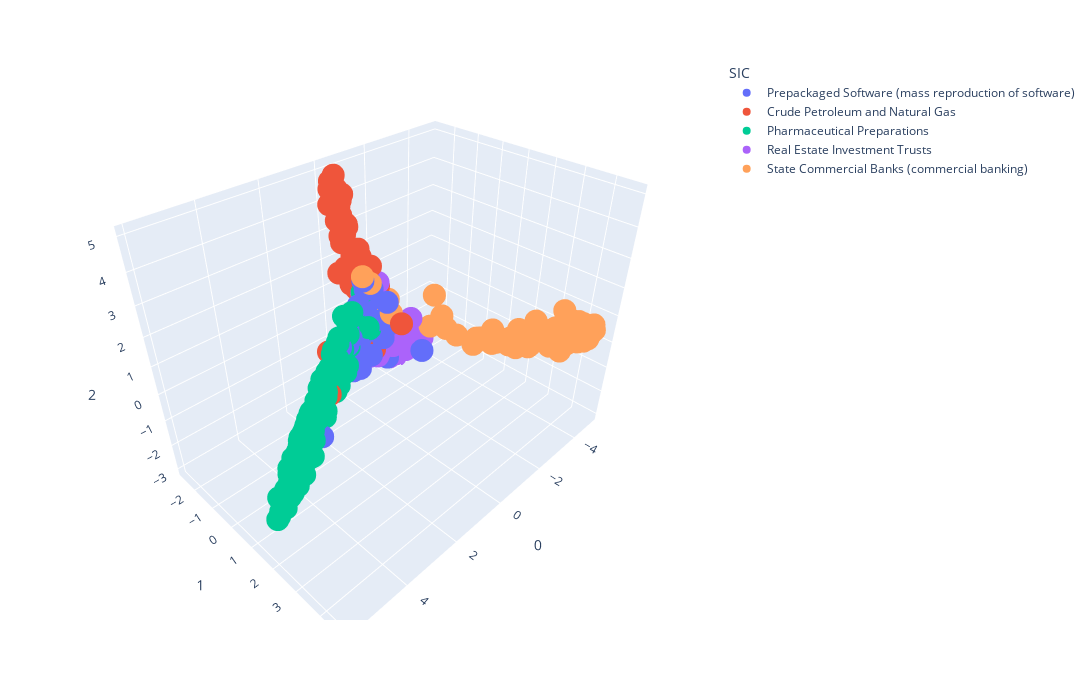

Write notebook code for a chart like this one.
### Code cell
fig = px.scatter_3d(plot_cos[1], x =0 , y = 1, z = 2, hover_data={"name": plot_cos[1].index}, color = 'SIC', width=1200, height=700)
fig.write_image("images/fig_cos.png")
fig.show()

### Figure 1 — Plotly figure (JSON) as saved in the notebook; plotly's stock layout.template omitted (floating-point values rounded to 4 significant figures; data arrays with more than 128 entries replaced by an {"elided": "..."} marker saying what was removed)
{"data": [{"customdata": [["Prepackaged Software (mass reproduction of software)"], ["Prepackaged Software (mass reproduction of software)"], ["Prepackaged Software (mass reproduction of software)"], ["Prepackaged Software (mass reproduction of software)"], ["Prepackaged Software (mass reproduction of software)"], ["Prepackaged Software (mass reproduction of software)"], ["Prepackaged Software (mass reproduction of software)"], ["Prepackaged Software (mass reproduction of software)"], ["Prepackaged Software (mass reproduction of software)"], ["Prepackaged Software (mass reproduction of software)"], ["Prepackaged Software (mass reproduction of software)"], ["Prepackaged Software (mass reproduction of software)"], ["Prepackaged Software (mass reproduction of software)"], ["Prepackaged Software (mass reproduction of software)"], ["Prepackaged Software (mass reproduction of software)"], ["Prepackaged Software (mass reproduction of software)"], ["Prepackaged Software (mass reproduction of software)"], ["Prepackaged Software (mass reproduction of software)"], ["Prepackaged Software (mass reproduction of software)"], ["Prepackaged Software (mass reproduction of software)"], ["Prepackaged Software (mass reproduction of software)"], ["Prepackaged Software (mass reproduction of software)"], ["Prepackaged Software (mass reproduction of software)"], ["Prepackaged Software (mass reproduction of software)"], ["Prepackaged Software (mass reproduction of software)"], ["Prepackaged Software (mass reproduction of software)"], ["Prepackaged Software (mass reproduction of software)"], ["Prepackaged Software (mass reproduction of software)"], ["Prepackaged Software (mass reproduction of software)"], ["Prepackaged Software (mass reproduction of software)"], ["Prepackaged Software (mass reproduction of software)"], ["Prepackaged Software (mass reproduction of software)"], ["Prepackaged Software (mass reproduction of software)"], ["Prepackaged Software (mass reproduction of software)"], ["Prepackaged Software (mass reproduction of software)"], ["Prepackaged Software (mass reproduction of software)"], ["Prepackaged Software (mass reproduction of software)"], ["Prepackaged Software (mass reproduction of software)"], ["Prepackaged Software (mass reproduction of software)"], ["Prepackaged Software (mass reproduction of software)"], ["Prepackaged Software (mass reproduction of software)"], ["Prepackaged Software (mass reproduction of software)"], ["Prepackaged Software (mass reproduction of software)"], ["Prepackaged Software (mass reproduction of software)"], ["Prepackaged Software (mass reproduction of software)"], ["Prepackaged Software (mass reproduction of software)"], ["Prepackaged Software (mass reproduction of software)"], ["Prepackaged Software (mass reproduction of software)"], ["Prepackaged Software (mass reproduction of software)"], ["Prepackaged Software (mass reproduction of software)"], ["Prepackaged Software (mass reproduction of software)"], ["Prepackaged Software (mass reproduction of software)"], ["Prepackaged Software (mass reproduction of software)"], ["Prepackaged Software (mass reproduction of software)"], ["Prepackaged Software (mass reproduction of software)"], ["Prepackaged Software (mass reproduction of software)"], ["Prepackaged Software (mass reproduction of software)"], ["Prepackaged Software (mass reproduction of software)"], ["Prepackaged Software (mass reproduction of software)"], ["Prepackaged Software (mass reproduction of software)"], ["Prepackaged Software (mass reproduction of software)"], ["Prepackaged Software (mass reproduction of software)"], ["Prepackaged Software (mass reproduction of software)"], ["Prepackaged Software (mass reproduction of software)"], ["Prepackaged Software (mass reproduction of software)"], ["Prepackaged Software (mass reproduction of software)"], ["Prepackaged Software (mass reproduction of software)"], ["Prepackaged Software (mass reproduction of software)"], ["Prepackaged Software (mass reproduction of software)"], ["Prepackaged Software (mass reproduction of software)"], ["Prepackaged Software (mass reproduction of software)"], ["Prepackaged Software (mass reproduction of software)"], ["Prepackaged Software (mass reproduction of software)"], ["Prepackaged Software (mass reproduction of software)"], ["Prepackaged Software (mass reproduction of software)"], ["Prepackaged Software (mass reproduction of software)"], ["Prepackaged Software (mass reproduction of software)"], ["Prepackaged Software (mass reproduction of software)"], ["Prepackaged Software (mass reproduction of software)"], ["Prepackaged Software (mass reproduction of software)"]], "hovertemplate": "SIC=Prepackaged Software (mass reproduction of software)<br>0=%{x}<br>1=%{y}<br>2=%{z}<br>name=%{customdata[0]}<extra></extra>", "legendgroup": "Prepackaged Software (mass reproduction of software)", "marker": {"color": "#636efa", "symbol": "circle"}, "mode": "markers", "name": "Prepackaged Software (mass reproduction of software)", "scene": "scene", "showlegend": true, "type": "scatter3d", "x": [0.999, 0.2634, 0.4214, 0.8409, -0.314, 0.4438, 0.2446, 0.2446, -0.2038, 0.4801, 0.6025, 1.083, 0.2056, -0.1277, 0.1978, 0.7898, -0.732, 0.2403, 0.02629, 0.03519, 0.4668, 0.3617, 3.236, 3.236, -0.6236, -0.6236, -0.5426, -0.5426, 0.05191, 0.2546, -0.2299, 1.269, -0.3792, 0.5218, 1.174, 0.4533, 0.1542, 0.8315, -0.2488, -0.2488, -0.2488, -0.03031, -2.05, -0.1519, -0.08493, 1.006, -0.3268, 0.9117, 1.308, -0.4242, -0.1399, 0.2107, -2.459, 0.2922, 1.69, 0.4526, 0.03232, 0.6946, 0.2117, 1.229, 0.642, 0.07497, -0.06834, 0.8319, 0.09182, -0.0666, 0.1094, 0.4745, 0.835, 0.6694, 0.8007, -1.831, -0.5602, 1.025, -0.4623, -0.4623, 0.6346, 0.6002, 0.6878, 1.379], "y": [-0.8081, -0.8345, -0.9701, -0.835, -1.449, -0.8291, -0.6564, -0.6564, -1.477, -0.8437, -0.6038, -0.8228, -0.6823, -1.297, -0.6149, -0.621, -0.547, -0.7992, -0.7382, -1.075, -0.8474, -0.7826, 0.7186, 0.7186, -0.8313, -0.8313, -1.44, -1.44, -1.401, -0.9207, -1.344, -0.6158, -1.068, -0.5971, -0.391, -1.143, -0.9203, -0.6623, -0.3356, -0.3356, -0.3356, -0.5568, -1.85, -0.02938, -1.458, -0.7153, -1.28, -0.6689, -0.8169, -1.034, -0.6013, -1.077, -0.6639, -1.006, -0.1215, -1.151, -0.7276, -0.7283, -1.217, -0.4666, -0.527, -1.096, -0.7439, -0.6934, -1.113, -1.023, -1.374, -0.1202, -0.2498, -0.815, -0.7799, -1.783, -1.524, -0.401, -0.869, -0.869, -0.8919, -0.8586, -0.454, -0.7089], "z": [-0.3088, -0.6072, -0.2351, -0.4343, -0.05724, 0.3403, 2.218, 2.218, -0.6445, -0.4558, 0.2398, -0.6779, 0.5043, 0.511, 1.912, 0.4462, 0.2443, 0.8241, 1.286, 0.03582, 0.5785, 0.6428, -1.207, -1.207, 0.3148, 0.3148, 0.2999, 0.2999, -0.5131, 0.269, 0.3301, -0.5628, 0.2505, 1.492, 0.4717, -0.9875, 0.02151, -0.6416, 0.06054, 0.06054, 0.06054, 1.859, -1.925, 1.569, -0.6895, -0.5735, -0.1023, 0.7629, -0.8952, 0.1334, 0.6318, -0.3001, -1.752, -0.2573, 0.7871, -0.2956, 0.5759, -0.04477, -0.05184, -0.5032, 0.4551, 0.5239, 2.083, 0.02256, -0.1524, 0.07124, -0.2498, -0.142, -0.5368, -0.1625, -0.4042, -2.306, 0.4096, 0.6464, 0.4242, 0.4242, 0.2168, -1.095, 0.05658, -0.6523]}, {"customdata": [["Crude Petroleum and Natural Gas"], ["Crude Petroleum and Natural Gas"], ["Crude Petroleum and Natural Gas"], ["Crude Petroleum and Natural Gas"], ["Crude Petroleum and Natural Gas"], ["Crude Petroleum and Natural Gas"], ["Crude Petroleum and Natural Gas"], ["Crude Petroleum and Natural Gas"], ["Crude Petroleum and Natural Gas"], ["Crude Petroleum and Natural Gas"], ["Crude Petroleum and Natural Gas"], ["Crude Petroleum and Natural Gas"], ["Crude Petroleum and Natural Gas"], ["Crude Petroleum and Natural Gas"], ["Crude Petroleum and Natural Gas"], ["Crude Petroleum and Natural Gas"], ["Crude Petroleum and Natural Gas"], ["Crude Petroleum and Natural Gas"], ["Crude Petroleum and Natural Gas"], ["Crude Petroleum and Natural Gas"], ["Crude Petroleum and Natural Gas"], ["Crude Petroleum and Natural Gas"], ["Crude Petroleum and Natural Gas"], ["Crude Petroleum and Natural Gas"], ["Crude Petroleum and Natural Gas"], ["Crude Petroleum and Natural Gas"], ["Crude Petroleum and Natural Gas"], ["Crude Petroleum and Natural Gas"], ["Crude Petroleum and Natural Gas"], ["Crude Petroleum and Natural Gas"], ["Crude Petroleum and Natural Gas"], ["Crude Petroleum and Natural Gas"], ["Crude Petroleum and Natural Gas"], ["Crude Petroleum and Natural Gas"], ["Crude Petroleum and Natural Gas"], ["Crude Petroleum and Natural Gas"], ["Crude Petroleum and Natural Gas"], ["Crude Petroleum and Natural Gas"], ["Crude Petroleum and Natural Gas"], ["Crude Petroleum and Natural Gas"], ["Crude Petroleum and Natural Gas"], ["Crude Petroleum and Natural Gas"], ["Crude Petroleum and Natural Gas"], ["Crude Petroleum and Natural Gas"], ["Crude Petroleum and Natural Gas"], ["Crude Petroleum and Natural Gas"], ["Crude Petroleum and Natural Gas"], ["Crude Petroleum and Natural Gas"], ["Crude Petroleum and Natural Gas"], ["Crude Petroleum and Natural Gas"], ["Crude Petroleum and Natural Gas"], ["Crude Petroleum and Natural Gas"], ["Crude Petroleum and Natural Gas"], ["Crude Petroleum and Natural Gas"], ["Crude Petroleum and Natural Gas"], ["Crude Petroleum and Natural Gas"], ["Crude Petroleum and Natural Gas"], ["Crude Petroleum and Natural Gas"], ["Crude Petroleum and Natural Gas"], ["Crude Petroleum and Natural Gas"], ["Crude Petroleum and Natural Gas"], ["Crude Petroleum and Natural Gas"], ["Crude Petroleum and Natural Gas"], ["Crude Petroleum and Natural Gas"], ["Crude Petroleum and Natural Gas"], ["Crude Petroleum and Natural Gas"], ["Crude Petroleum and Natural Gas"], ["Crude Petroleum and Natural Gas"], ["Crude Petroleum and Natural Gas"], ["Crude Petroleum and Natural Gas"], ["Crude Petroleum and Natural Gas"], ["Crude Petroleum and Natural Gas"], ["Crude Petroleum and Natural Gas"], ["Crude Petroleum and Natural Gas"], ["Crude Petroleum and Natural Gas"], ["Crude Petroleum and Natural Gas"], ["Crude Petroleum and Natural Gas"], ["Crude Petroleum and Natural Gas"], ["Crude Petroleum and Natural Gas"], ["Crude Petroleum and Natural Gas"]], "hovertemplate": "SIC=Crude Petroleum and Natural Gas<br>0=%{x}<br>1=%{y}<br>2=%{z}<br>name=%{customdata[0]}<extra></extra>", "legendgroup": "Crude Petroleum and Natural Gas", "marker": {"color": "#EF553B", "symbol": "circle"}, "mode": "markers", "name": "Crude Petroleum and Natural Gas", "scene": "scene", "showlegend": true, "type": "scatter3d", "x": [-0.01102, 0.08155, 2.462, -0.287, -0.1227, -0.09152, -0.3959, -0.7111, -0.4288, 0.09617, -0.1871, -0.06894, 0.005571, 0.09465, 0.0356, 0.511, 0.06234, 0.09054, 0.03101, 0.04953, -0.3744, -0.06708, 0.2983, -0.1221, 2.046, -0.00729, 0.008538, -0.1689, -0.4073, 0.0156, 0.04346, -0.6697, -0.1224, -0.008695, -0.2689, -0.8187, 0.3764, -0.3787, -0.1946, -0.2421, -0.1258, -0.1416, -0.3932, -0.3932, -0.1115, -0.1062, -0.2323, 0.004081, 0.07361, 0.003191, -0.01213, 0.5824, -0.1803, -0.3517, 0.4729, -0.2598, -0.3074, 0.01529, -0.00399, -0.1095, -0.06756, -0.3805, -0.03965, -0.1213, -0.1774, 0.7301, -0.2118, 0.1037, -0.07735, -0.4298, -0.05546, -0.1327, -0.1742, -0.3569, 0.1901, -0.3265, -0.1537, -0.493, -0.2203, -0.2693], "y": [-2.159, -1.724, 0.2205, 0.4497, -1.976, -0.806, -0.6607, -1.255, -1.302, -2.105, -0.7757, -2.149, -2.111, -2.133, -1.406, -0.9778, -1.96, -2.088, -1.946, -2.129, -2.257, -2.004, -0.6071, -2.053, -0.2467, -2.207, -2.217, -2.247, -2.414, -2.089, -2.059, -2.148, -1.395, -2.155, -1.322, -2.001, -1.884, -2.014, -2.152, -1.568, -1.836, -2.277, -1.953, -1.953, -2.178, -2.151, -2.255, -1.384, -2.095, -2.162, -2.129, -1.35, -1.306, -1.788, -1.278, -2.199, -2.234, -2.082, -2.074, -2.081, -2.199, -2.035, -1.209, -1.066, -2.109, -0.8847, -1.245, -2.166, -2.234, -1.917, -1.935, -2.078, -2.015, -2.153, -1.497, -2.31, -2.164, -1.535, -2.304, -2.252], "z": [4.564, 3.939, -0.3605, 0.9508, 3.58, 0.04361, 1.771, -1.099, 0.591, 4.715, 2.507, 5.018, 4.791, 4.887, 2.166, 0.4843, 3.685, 4.725, 4.294, 4.369, 4.116, 4.064, 2.409, 3.08, 0.7384, 4.817, 4.558, 4.084, 3.925, 4.693, 4.729, 2.002, 1.482, 4.32, 2.586, 0.8884, 4.322, 3.316, 4.181, 2.452, 3.218, 4.691, 1.299, 1.299, 3.955, 4.155, 3.918, 2.72, 4.835, 4.742, 4.689, 2.347, 2.887, 2.613, 3.349, 3.957, 3.454, 4.575, 4.087, 4.158, 4.62, 3.393, 2.449, 1.137, 4.266, 0.2013, 2.366, 4.636, 4.3, 2.551, 4.468, 3.73, 3.341, 4.345, 2.321, 4.065, 4.573, 0.06157, 4.186, 4.262]}, {"customdata": {"elided": "208x1 str values"}, "hovertemplate": "SIC=Pharmaceutical Preparations<br>0=%{x}<br>1=%{y}<br>2=%{z}<br>name=%{customdata[0]}<extra></extra>", "legendgroup": "Pharmaceutical Preparations", "marker": {"color": "#00cc96", "symbol": "circle"}, "mode": "markers", "name": "Pharmaceutical Preparations", "scene": "scene", "showlegend": true, "type": "scatter3d", "x": {"elided": "208 float values"}, "y": {"elided": "208 float values"}, "z": {"elided": "208 float values"}}, {"customdata": {"elided": "191x1 str values"}, "hovertemplate": "SIC=Real Estate Investment Trusts<br>0=%{x}<br>1=%{y}<br>2=%{z}<br>name=%{customdata[0]}<extra></extra>", "legendgroup": "Real Estate Investment Trusts", "marker": {"color": "#ab63fa", "symbol": "circle"}, "mode": "markers", "name": "Real Estate Investment Trusts", "scene": "scene", "showlegend": true, "type": "scatter3d", "x": {"elided": "191 float values"}, "y": {"elided": "191 float values"}, "z": {"elided": "191 float values"}}, {"customdata": [["State Commercial Banks (commercial banking)"], ["State Commercial Banks (commercial banking)"], ["State Commercial Banks (commercial banking)"], ["State Commercial Banks (commercial banking)"], ["State Commercial Banks (commercial banking)"], ["State Commercial Banks (commercial banking)"], ["State Commercial Banks (commercial banking)"], ["State Commercial Banks (commercial banking)"], ["State Commercial Banks (commercial banking)"], ["State Commercial Banks (commercial banking)"], ["State Commercial Banks (commercial banking)"], ["State Commercial Banks (commercial banking)"], ["State Commercial Banks (commercial banking)"], ["State Commercial Banks (commercial banking)"], ["State Commercial Banks (commercial banking)"], ["State Commercial Banks (commercial banking)"], ["State Commercial Banks (commercial banking)"], ["State Commercial Banks (commercial banking)"], ["State Commercial Banks (commercial banking)"], ["State Commercial Banks (commercial banking)"], ["State Commercial Banks (commercial banking)"], ["State Commercial Banks (commercial banking)"], ["State Commercial Banks (commercial banking)"], ["State Commercial Banks (commercial banking)"], ["State Commercial Banks (commercial banking)"], ["State Commercial Banks (commercial banking)"], ["State Commercial Banks (commercial banking)"], ["State Commercial Banks (commercial banking)"], ["State Commercial Banks (commercial banking)"], ["State Commercial Banks (commercial banking)"], ["State Commercial Banks (commercial banking)"], ["State Commercial Banks (commercial banking)"], ["State Commercial Banks (commercial banking)"], ["State Commercial Banks (commercial banking)"], ["State Commercial Banks (commercial banking)"], ["State Commercial Banks (commercial banking)"], ["State Commercial Banks (commercial banking)"], ["State Commercial Banks (commercial banking)"], ["State Commercial Banks (commercial banking)"], ["State Commercial Banks (commercial banking)"], ["State Commercial Banks (commercial banking)"], ["State Commercial Banks (commercial banking)"], ["State Commercial Banks (commercial banking)"], ["State Commercial Banks (commercial banking)"], ["State Commercial Banks (commercial banking)"], ["State Commercial Banks (commercial banking)"], ["State Commercial Banks (commercial banking)"], ["State Commercial Banks (commercial banking)"], ["State Commercial Banks (commercial banking)"], ["State Commercial Banks (commercial banking)"], ["State Commercial Banks (commercial banking)"], ["State Commercial Banks (commercial banking)"], ["State Commercial Banks (commercial banking)"], ["State Commercial Banks (commercial banking)"], ["State Commercial Banks (commercial banking)"], ["State Commercial Banks (commercial banking)"], ["State Commercial Banks (commercial banking)"], ["State Commercial Banks (commercial banking)"], ["State Commercial Banks (commercial banking)"], ["State Commercial Banks (commercial banking)"], ["State Commercial Banks (commercial banking)"], ["State Commercial Banks (commercial banking)"], ["State Commercial Banks (commercial banking)"], ["State Commercial Banks (commercial banking)"], ["State Commercial Banks (commercial banking)"], ["State Commercial Banks (commercial banking)"], ["State Commercial Banks (commercial banking)"], ["State Commercial Banks (commercial banking)"], ["State Commercial Banks (commercial banking)"], ["State Commercial Banks (commercial banking)"], ["State Commercial Banks (commercial banking)"], ["State Commercial Banks (commercial banking)"], ["State Commercial Banks (commercial banking)"], ["State Commercial Banks (commercial banking)"], ["State Commercial Banks (commercial banking)"], ["State Commercial Banks (commercial banking)"], ["State Commercial Banks (commercial banking)"], ["State Commercial Banks (commercial banking)"], ["State Commercial Banks (commercial banking)"], ["State Commercial Banks (commercial banking)"], ["State Commercial Banks (commercial banking)"], ["State Commercial Banks (commercial banking)"], ["State Commercial Banks (commercial banking)"], ["State Commercial Banks (commercial banking)"], ["State Commercial Banks (commercial banking)"], ["State Commercial Banks (commercial banking)"], ["State Commercial Banks (commercial banking)"], ["State Commercial Banks (commercial banking)"], ["State Commercial Banks (commercial banking)"], ["State Commercial Banks (commercial banking)"], ["State Commercial Banks (commercial banking)"], ["State Commercial Banks (commercial banking)"], ["State Commercial Banks (commercial banking)"], ["State Commercial Banks (commercial banking)"], ["State Commercial Banks (commercial banking)"], ["State Commercial Banks (commercial banking)"], ["State Commercial Banks (commercial banking)"], ["State Commercial Banks (commercial banking)"], ["State Commercial Banks (commercial banking)"], ["State Commercial Banks (commercial banking)"], ["State Commercial Banks (commercial banking)"], ["State Commercial Banks (commercial banking)"], ["State Commercial Banks (commercial banking)"], ["State Commercial Banks (commercial banking)"], ["State Commercial Banks (commercial banking)"], ["State Commercial Banks (commercial banking)"], ["State Commercial Banks (commercial banking)"], ["State Commercial Banks (commercial banking)"], ["State Commercial Banks (commercial banking)"], ["State Commercial Banks (commercial banking)"], ["State Commercial Banks (commercial banking)"], ["State Commercial Banks (commercial banking)"], ["State Commercial Banks (commercial banking)"], ["State Commercial Banks (commercial banking)"], ["State Commercial Banks (commercial banking)"], ["State Commercial Banks (commercial banking)"]], "hovertemplate": "SIC=State Commercial Banks (commercial banking)<br>0=%{x}<br>1=%{y}<br>2=%{z}<br>name=%{customdata[0]}<extra></extra>", "legendgroup": "State Commercial Banks (commercial banking)", "marker": {"color": "#FFA15A", "symbol": "circle"}, "mode": "markers", "name": "State Commercial Banks (commercial banking)", "scene": "scene", "showlegend": true, "type": "scatter3d", "x": [-4.024, -3.678, -3.87, -4.619, -4.388, -4.331, -3.989, -2.521, -4.006, -3.459, -3.459, -0.1746, -4.422, -4.648, -4.222, -3.818, -4.142, -4.351, -4.223, -4.111, -4.295, -4.295, -3.965, -4.834, -4.526, -4.455, -2.672, -4.602, -3.973, -4.119, -3.172, -4.592, -4.061, -4.062, -4.063, -4.362, -4.566, -4.803, -4.409, -2.721, -4.022, -0.6729, -4.675, -4.354, -4.216, -0.6121, -4.301, -3.978, -4.227, -4.661, -4.204, -3.937, -3.875, -3.821, -3.802, -4.562, -4.607, -3.68, -4.249, -4.249, -4.251, -4.229, -4.915, -4.797, -3.899, -4.53, -4.479, -3.954, -4.083, -2.466, -4.094, -4.152, -4.43, -4.073, -3.39, -4.162, -4.249, -3.593, -4.073, 0.2983, -3.708, -4.332, -4.118, -3.57, -4.627, -4.531, -4.531, -4.498, 0.07829, -3.807, -1.731, -4.358, -4.766, -4.08, -4.75, -4.513, -4.179, -3.928, -4.561, -4.166, -4.155, -3.97, -4.748, -4.148, -4.389, -3.636, -1.165, -4.07, -3.78, -0.6593, -4.336, -3.696, -3.915, -4.286, -3.283, -4.943], "y": [3.924, 2.443, 0.5052, 4.459, 3.727, 4.701, 4.262, 0.813, 3.039, 4.086, 4.086, -0.976, 4.365, 3.905, 3.538, 4.009, 2.115, 4.439, 3.592, 3.875, 3.486, 3.486, 4.122, 3.388, 1.863, 4.408, 0.2272, 3.703, 4.519, 4.432, 3.348, 3.846, 2.633, 4.317, 3.62, 4.385, 4.18, 3.441, 2.497, 2.105, 1.199, -0.881, 4.039, 3.359, 3.784, -0.3252, 2.766, 4.328, 4.349, 4.204, 4.587, 3.826, 4.449, 3.4, 4.301, 3.441, 3.731, 2.732, 4.429, 4.429, 3.687, 4.417, 4.099, 2.996, 4.465, 4.563, 1.589, 4.253, 3.712, -0.3184, 4.233, 3.951, 4.469, 4.174, 2.402, 4.397, 4.436, 3.796, 1.932, -0.6071, 4.225, 3.728, 4.316, 0.8528, 3.407, 4.041, 4.041, 4.29, -0.513, 3.924, 0.8159, 2.384, 4.28, 4.18, 3.12, 3.215, 1.254, 4.084, 3.513, 4.344, 4.071, 1.694, 4.058, 4.335, 2.508, 3.518, 0.9664, 4.041, 0.8592, -0.5063, 4.654, 3.747, 4.188, 4.256, 3.225, 4.247], "z": [0.5688, 0.06659, -1.608, 0.4096, 0.01939, 0.8203, 1.077, -0.3865, 0.1029, 1.638, 1.638, 1.544, 0.191, -0.03505, 0.2976, 0.6455, -0.7516, 0.6186, -0.1322, 0.5227, -0.05692, -0.05692, 0.9357, -0.9099, -1.394, 0.3784, -0.477, -0.3535, 1.128, 0.8908, 1.057, -0.1751, -0.7287, 0.8508, 0.3634, 0.5041, 0.1957, -0.3523, -0.6536, 0.3483, -1.291, 0.9698, -0.1317, -0.03224, 0.247, 0.8316, -0.3949, 1.123, 0.7172, 0.1646, 0.7747, 0.6123, 1.162, 0.4201, 1.194, -0.2878, -0.1838, 0.1156, 0.9229, 0.9229, 0.2634, 0.7754, -0.1366, -0.8908, 1.041, 0.6063, -1.39, 0.7344, 0.3732, -0.5438, 0.8231, 0.2491, 0.6569, 0.6087, -0.3163, 0.9929, 0.689, 0.6195, -0.7089, 2.409, 1.166, 0.152, 0.5303, -1.012, -0.3193, 0.1432, 0.1432, 0.4596, 2.126, 0.8679, 0.7394, -0.729, 0.05466, 0.5575, -0.5955, -0.2871, -1.298, 0.9854, -0.09101, 0.8639, 0.4528, -0.8424, 0.005288, 0.8299, -0.8828, 0.3154, 1.815, 0.386, -1.104, 1.246, 0.9844, 0.7478, 0.8438, 0.2907, 0.6271, -0.03826]}], "layout": {"height": 700, "legend": {"title": {"text": "SIC"}, "tracegroupgap": 0}, "margin": {"t": 60}, "scene": {"domain": {"x": [0, 1], "y": [0, 1]}, "xaxis": {"title": {"text": "0"}}, "yaxis": {"title": {"text": "1"}}, "zaxis": {"title": {"text": "2"}}}, "width": 1200}}
